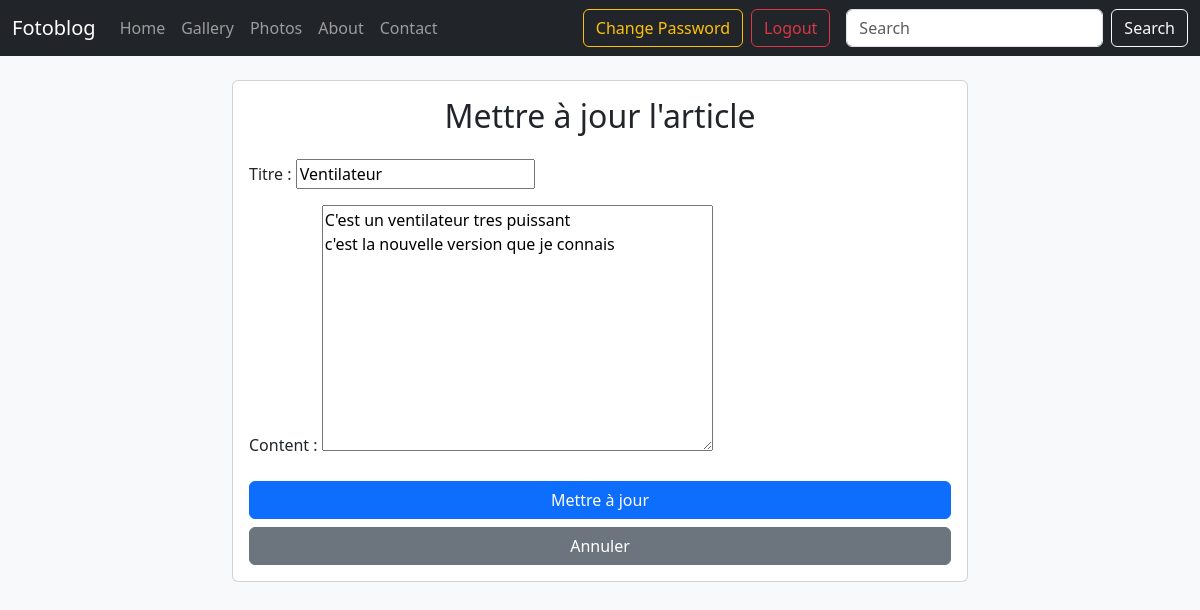
The app's page /blog/2/update/ (signed in) with its own data.
### blog/models.py (models this page shows, shortened)
class Blog(models.Model):
    photo = models.ForeignKey(Photo, on_delete=models.CASCADE)
    title = models.CharField(max_length=200, verbose_name='Titre')
    content = models.TextField()
    date_created = models.DateTimeField(auto_now_add=True, verbose_name='Date de creation')
    starred = models.BooleanField(default=False, verbose_name='Etoile')
    count_word = models.PositiveIntegerField(default=0, blank=True, verbose_name="Nombre de mot")
    contributors = models.ManyToManyField(
        settings.AUTH_USER_MODEL,
        through='BlogContributor',
        related_name='contributions',
    )

### blog/views.py (the view, shortened to what this page needs)
# urls.py: path('blog/<int:pk>/update/', views.BlogUpdateView.as_view(), name='blog_update'),
class BlogUpdateView(PermissionRequiredMixin, UpdateView):
    model = Blog
    fields = ['title', 'content']
    template_name = 'blog/blog_update_form.html'
    permission_required = 'blog.change_blog'
    login_url = 'blog:error404'

### blog/templates/blog/blog_update_form.html (shortened to what this page needs)
{% extends "base.html" %}
{% block content %}
<div class="row justify-content-center">
    <div class="col-md-8">
        <div class="card">
            <div class="card-body">
                <h2 class="card-title text-center mb-4">Mettre à jour l'article</h2>
                <form method="post" enctype="multipart/form-data" action="{% url 'blog:blog_update' blog.pk %}">
                    {{ form.as_p }}
                    <div class="d-grid mt-4">
                        <button type="submit" class="btn btn-primary">Mettre à jour</button>
                        <a href="{% url 'blog:blog_detail' blog.pk %}" class="btn btn-secondary mt-2">Annuler</a>
                    </div>
                </form>
            </div>
        </div>
    </div>
</div>
{% endblock content %}

### records on screen
Blog: title "Ventilateur", content "C'est un ventilateur tres puissant c'est la nouvelle version que je connais"
